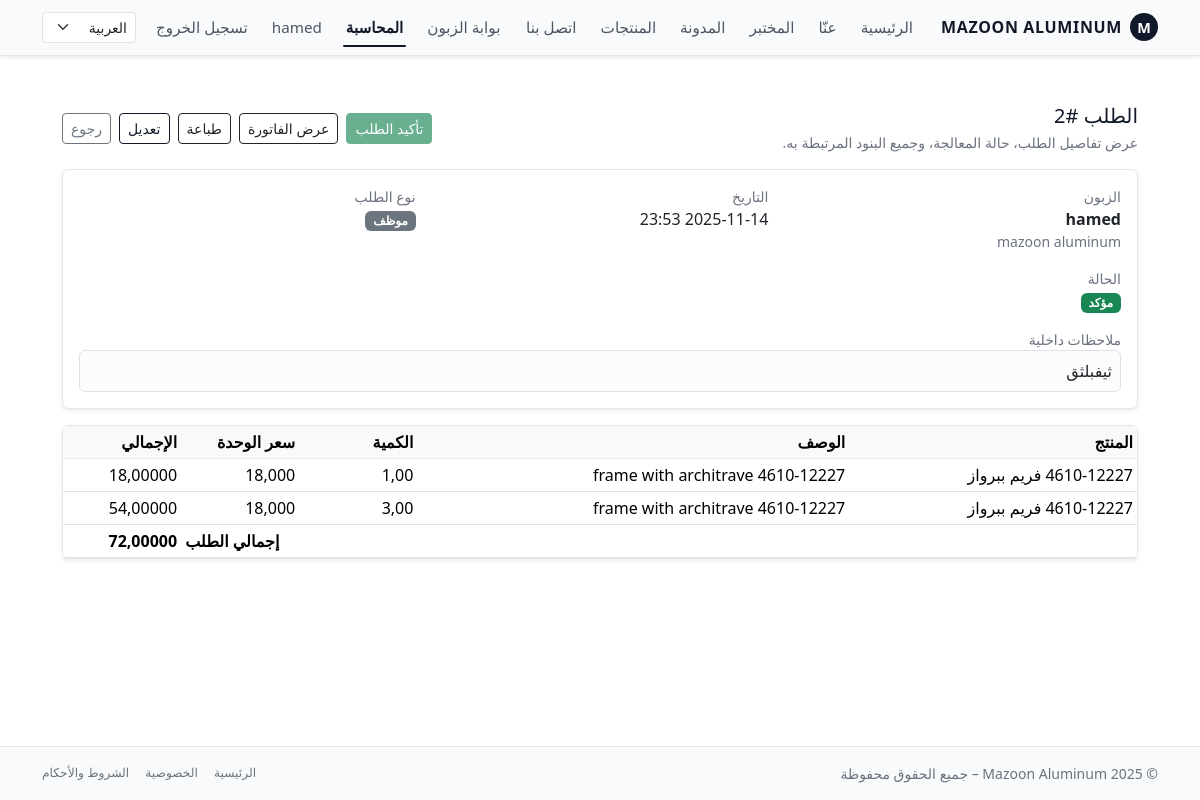
The app's page /ar/accounting/orders/2/ (signed in), older data.
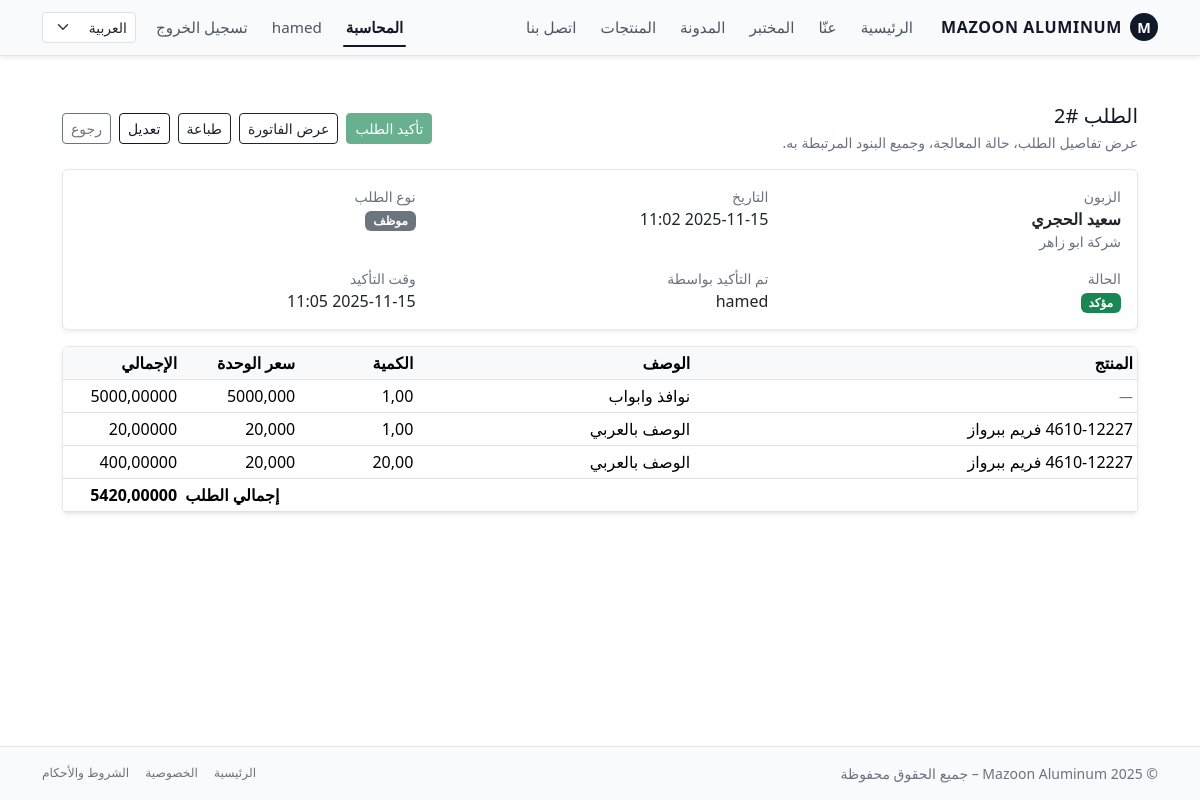
The same page, newer data.
### accounting/models.py (models this page shows, shortened)
class Order(models.Model):
    STATUS_DRAFT = "draft"
    STATUS_PENDING = "pending"      # طلب أونلاين ينتظر تأكيد موظف
    STATUS_CONFIRMED = "confirmed"  # تم التأكيد
    STATUS_CANCELLED = "cancelled"
    STATUS_CHOICES = [
        (STATUS_DRAFT, "مسودة"),
        (STATUS_PENDING, "بانتظار التأكيد"),
        (STATUS_CONFIRMED, "مؤكد"),
        (STATUS_CANCELLED, "ملغي"),
    ]
    customer = models.ForeignKey(
        Customer,
        on_delete=models.PROTECT,
        related_name="orders",
        verbose_name="الزبون",
    )
    created_by = models.ForeignKey(
        settings.AUTH_USER_MODEL,
        on_delete=models.SET_NULL,
        null=True,
        blank=True,
        related_name="orders_created",
        verbose_name="تم إدخاله بواسطة",
    )
    invoice = models.OneToOneField(
        "Invoice",
        on_delete=models.SET_NULL,
        null=True,
        blank=True,
        related_name="order",
        verbose_name="الفاتورة الناتجة",
    )
    status = models.CharField(
        max_length=20,
        choices=STATUS_CHOICES,
        default=STATUS_PENDING,
    )
    is_online = models.BooleanField(
        default=False,
        help_text="صحيح إذا كان الطلب تم من بوابة الزبون.",
    )
    created_at = models.DateTimeField(auto_now_add=True)
    confirmed_by = models.ForeignKey(
        settings.AUTH_USER_MODEL,
        on_delete=models.PROTECT,
        null=True,
        blank=True,
        related_name="confirmed_orders",
        verbose_name="تم تأكيده بواسطة",
    )
    confirmed_at = models.DateTimeField(null=True, blank=True)
    notes = models.TextField(blank=True, verbose_name="ملاحظات داخلية")
    class Meta:
        ordering = ("-created_at", "id")
    @property
    def total_amount(self) -> Decimal:
        return sum((item.subtotal for item in self.items.all()), Decimal("0"))

class Customer(models.Model):
    user = models.OneToOneField(
        settings.AUTH_USER_MODEL,
        on_delete=models.SET_NULL,
        null=True,
        blank=True,
        related_name="customer_profile",
        help_text="Optional: link to a Django user for portal access.",
    )
    name = models.CharField(max_length=255)
    phone = models.CharField(max_length=50, blank=True)
    email = models.EmailField(blank=True)
    company_name = models.CharField(max_length=255, blank=True)
    tax_number = models.CharField(
        max_length=50,
        blank=True,
        help_text="Optional: VAT / Tax ID if applicable.",
    )
    address = models.TextField(blank=True)
    created_at = models.DateTimeField(auto_now_add=True)
    class Meta:
        ordering = ("name", "id")

class OrderItem(models.Model):
    order = models.ForeignKey(
        Order,
        on_delete=models.CASCADE,
        related_name="items",
        verbose_name="الطلب",
    )
    product = models.ForeignKey(
        "website.Product",
        on_delete=models.PROTECT,
        verbose_name="المنتج",
        null=True,
        blank=True,
    )
    description = models.CharField(     # 👈 هذا الحقل الجديد
        max_length=255,
        blank=True,
        default="",                      # أنصح تضيف default عشان ما يسألك أثناء المايغريشن
        verbose_name="الوصف",
    )
    quantity = models.DecimalField(max_digits=10, decimal_places=2, default=1)
    unit_price = models.DecimalField(max_digits=10, decimal_places=3)
    @property
    def subtotal(self) -> Decimal:
        return self.quantity * self.unit_price

### website/models.py (models this page shows, shortened)
class TimeStampedModel(models.Model):
    created_at = models.DateTimeField(default=timezone.now, editable=False)
    updated_at = models.DateTimeField(auto_now=True)
    class Meta:
        abstract = True

class Product(TimeStampedModel):
    slug = models.SlugField(unique=True, max_length=200)
    name_ar = models.CharField(max_length=200)
    name_en = models.CharField(max_length=200, blank=True, null=True)
    description_ar = models.TextField(blank=True, null=True)
    description_en = models.TextField(blank=True, null=True)
    price = models.DecimalField(max_digits=10, decimal_places=2, default=0)
    is_active = models.BooleanField(default=True)
    image = models.ImageField(
        upload_to="products/",
        blank=True,
        null=True,
    )
    class Meta:
        ordering = ("name_ar",)
    def __str__(self):
        return self.name_ar

### accounting/views.py (the view)
# urls.py: path("orders/<int:pk>/", views.OrderDetailView.as_view(), name="order_detail"),
@method_decorator(accounting_staff_required, name="dispatch")
class OrderDetailView(DetailView):
    model = Order
    template_name = "accounting/orders/order_detail.html"
    context_object_name = "order"

### templates/accounting/orders/order_detail.html (shortened to what this page needs)
{% extends "base.html" %}
{% load i18n %}
{% block content %}
<div class="py-4">
  <div class="d-flex justify-content-between align-items-center mb-3">
    <div>
      <h1 class="h5 mb-1">
      </h1>
      <p class="text-muted small mb-0">
        {% trans "عرض تفاصيل الطلب، حالة المعالجة، وجميع البنود المرتبطة به." %}
      </p>
    </div>
    <div class="d-flex gap-2">
      <form method="post" action="{% url 'accounting:order_confirm' order.pk %}">
        <button type="submit" class="btn btn-sm btn-success"
                {% if order.status == order.STATUS_CONFIRMED %}disabled{% endif %}>
          {% trans "تأكيد الطلب" %}
        </button>
      </form>
      {% if order.invoice %}
        <a href="{% url 'accounting:invoice_detail' number=order.invoice.number %}"
           class="btn btn-sm btn-outline-dark">
          {% trans "عرض الفاتورة" %}
        </a>
      {% endif %}
     <a href="{% url 'accounting:order_print' order.pk %}"
       class="btn btn-sm btn-outline-dark"
       target="_blank">
      {% trans "طباعة" %}
    </a>
      <a href="{% url 'accounting:order_update' order.pk %}" class="btn btn-sm btn-outline-primary">
        {% trans "تعديل" %}
      </a>
      <a href="{% url 'accounting:order_list' %}" class="btn btn-sm btn-outline-secondary">
        {% trans "رجوع" %}
      </a>
    </div>
  </div>
  <div class="card border-0 shadow-sm mb-3">
    <div class="card-body">
      <div class="row g-3">
        <div class="col-md-4">
          <div class="text-muted small">{% trans "الزبون" %}</div>
          <div class="fw-semibold">{{ order.customer.name }}</div>
          {% if order.customer.company_name %}
            <div class="text-muted small">{{ order.customer.company_name }}</div>
          {% endif %}
        </div>
        <div class="col-md-4">
          <div class="text-muted small">{% trans "التاريخ" %}</div>
          <div>{{ order.created_at|date:"Y-m-d H:i" }}</div>
        </div>
        <div class="col-md-4">
          <div class="text-muted small">{% trans "نوع الطلب" %}</div>
          <div>
            {% if order.is_online %}
              <span class="badge bg-mazoon-accent text-dark">
                {% trans "أونلاين" %}
              </span>
            {% else %}
              <span class="badge bg-secondary">
                {% trans "موظف" %}
              </span>
            {% endif %}
          </div>
        </div>
        <div class="col-md-4">
          <div class="text-muted small">{% trans "الحالة" %}</div>
          <div>
            {% if order.status == order.STATUS_CONFIRMED %}
              <span class="badge bg-success">{% trans "مؤكد" %}</span>
            {% elif order.status == order.STATUS_PENDING %}
              <span class="badge bg-warning text-dark">{% trans "بانتظار التأكيد" %}</span>
            {% elif order.status == order.STATUS_CANCELLED %}
              <span class="badge bg-danger">{% trans "ملغي" %}</span>
            {% else %}
              <span class="badge bg-secondary">{% trans "مسودة" %}</span>
            {% endif %}
          </div>
        </div>
        {% if order.confirmed_by %}
          <div class="col-md-4">
            <div class="text-muted small">{% trans "تم التأكيد بواسطة" %}</div>
            <div>{{ order.confirmed_by.get_full_name|default:order.confirmed_by.username }}</div>
          </div>
          <div class="col-md-4">
            <div class="text-muted small">{% trans "وقت التأكيد" %}</div>
            <div>{{ order.confirmed_at|date:"Y-m-d H:i" }}</div>
          </div>
        {% endif %}
        {% if order.notes %}
          <div class="col-12">
            <div class="text-muted small">{% trans "ملاحظات داخلية" %}</div>
            <div class="border rounded p-2 bg-light-subtle">
              {{ order.notes|linebreaksbr }}
            </div>
          </div>
        {% endif %}
      </div>
    </div>
  </div>
  <div class="card border-0 shadow-sm">
    <div class="card-body p-0">
      <div class="table-responsive">
        <table class="table table-sm mb-0 invoice-items-table align-middle">
          <thead class="table-light">
            <tr>
              <th>{% trans "المنتج" %}</th>
              <th>{% trans "الوصف" %}</th>
              <th class="qty-col text-nowrap">{% trans "الكمية" %}</th>
              <th class="price-col text-nowrap">{% trans "سعر الوحدة" %}</th>
              <th class="total-col text-nowrap">{% trans "الإجمالي" %}</th>
            </tr>
          </thead>
          <tbody>
          {% for item in order.items.all %}
            <tr>
              <td>
                {% if item.product %}
                  {{ item.product }}
                {% else %}
                  <span class="text-muted small">—</span>
                {% endif %}
              </td>
              <td>{{ item.description }}</td>
              <td class="text-nowrap">{{ item.quantity }}</td>
              <td class="text-nowrap">{{ item.unit_price }}</td>
              <td class="text-nowrap">{{ item.subtotal }}</td>
            </tr>
          {% empty %}
            <tr>
              <td colspan="5" class="text-center text-muted py-3">
                {% trans "لا توجد بنود في هذا الطلب." %}
              </td>
            </tr>
          {% endfor %}
          </tbody>
          <tfoot>
            <tr>
              <th colspan="4" class="text-end">
                {% trans "إجمالي الطلب" %}
              </th>
              <th class="text-nowrap">{{ order.total_amount }}</th>
            </tr>
          </tfoot>
        </table>
      </div>
    </div>
  </div>
</div>
{% endblock %}

### templates/base.html (shortened to what this page needs)
{% load static i18n %}
<!doctype html>
<html lang="{{ LANGUAGE_CODE }}" dir="{% if LANGUAGE_CODE == 'ar' %}rtl{% else %}ltr{% endif %}" data-bs-theme="light">
<head>
    {% if LANGUAGE_CODE == "ar" %}
        <link
            href="https://cdn.jsdelivr.net/npm/bootstrap@5.3.8/dist/css/bootstrap.rtl.min.css"
            rel="stylesheet"
        />
    {% else %}
        <link
            href="https://cdn.jsdelivr.net/npm/bootstrap@5.3.8/dist/css/bootstrap.min.css"
            rel="stylesheet"
        />
    {% endif %}
    <link rel="stylesheet" href="{% static 'css/style.css' %}"/>
</head>
<body class="bg-body text-body d-flex flex-column min-vh-100">
<nav class="navbar navbar-expand-lg navbar-light mazoon-navbar shadow-sm">
    <div class="container">
        <a class="navbar-brand fw-bold d-flex align-items-center gap-2" href="{% url 'home' %}">
            <span class="brand-mark rounded-circle d-inline-flex align-items-center justify-content-center">
                M
            </span>
            <span class="brand-text">Mazoon Aluminum</span>
        </a>
        <div class="collapse navbar-collapse" id="mainNavbar">
            <ul class="navbar-nav me-auto mb-2 mb-lg-0 main-nav-links">
                <li class="nav-item">
                    <a class="nav-link {% if request.resolver_match.url_name == 'home' %}active{% endif %}"
                       href="{% url 'home' %}">{% trans "الرئيسية" %}</a>
                </li>
                <li class="nav-item">
                    <a class="nav-link {% if request.resolver_match.url_name == 'about' %}active{% endif %}"
                       href="{% url 'about' %}">{% trans "عنّا" %}</a>
                </li>
                <li class="nav-item">
                    <a class="nav-link {% if request.resolver_match.url_name == 'lab' %}active{% endif %}"
                       href="{% url 'lab' %}">{% trans "المختبر" %}</a>
                </li>
                <li class="nav-item">
                    <a class="nav-link {% if request.resolver_match.url_name == 'blog_list' or request.resolver_match.url_name == 'blog_detail' %}active{% endif %}"
                       href="{% url 'blog_list' %}">{% trans "المدونة" %}</a>
                </li>
                <li class="nav-item">
                    <a class="nav-link {% if request.resolver_match.url_name == 'product_list' %}active{% endif %}"
                       href="{% url 'product_list' %}">{% trans "المنتجات" %}</a>
                </li>
                <li class="nav-item">
                    <a class="nav-link {% if request.resolver_match.url_name == 'contact' %}active{% endif %}"
                       href="{% url 'contact' %}">{% trans "اتصل بنا" %}</a>
                </li>
            </ul>
            <ul class="navbar-nav ms-auto mb-2 mb-lg-0 align-items-center top-right-links">
                {% if user.is_authenticated and user.customer_profile %}
                    <li class="nav-item">
                        <a class="nav-link {% if request.resolver_match.namespace == 'portal' %}active{% endif %}"
                           href="{% url 'portal:dashboard' %}">
                            بوابة الزبون
                        </a>
                    </li>
                {% endif %}
                {% if user.is_authenticated and user.is_staff %}
                    <li class="nav-item">
                        <a class="nav-link {% if request.resolver_match.namespace == 'accounting' %}active{% endif %}"
                           href="{% url 'accounting:dashboard' %}">
                            المحاسبة
                        </a>
                    </li>
                {% endif %}
                {% if user.is_authenticated %}
                    <li class="nav-item d-none d-lg-block">
                        <span class="nav-link small text-muted">
                            {{ user.username }}
                        </span>
                    </li>
                    <li class="nav-item">
                        <form action="{% url 'logout' %}" method="post" class="d-inline">
                            <button type="submit" class="nav-link btn btn-link p-0 nav-link-btn">
                                {% trans "تسجيل الخروج" %}
                            </button>
                        </form>
                    </li>
                {% endif %}
                <li class="nav-item ms-2">
                    <form action="{% url 'set_language' %}" method="post" class="d-flex">
                        <select name="language" class="form-select form-select-sm lang-switcher"
                                onchange="this.form.submit()">
                            <option value="ar" {% if LANGUAGE_CODE == 'ar' %}selected{% endif %}>العربية</option>
                        </select>
                    </form>
                </li>
            </ul>
        </div>
    </div>
</nav>
<main class="py-4 flex-grow-1">
    <div class="container">
        {% block content %}{% endblock %}
    </div>
</main>
<footer class="mazoon-footer border-top py-3 mt-auto">
    <div class="container d-flex flex-column flex-md-row justify-content-between align-items-center text-muted small gap-2">
        <div>
            &copy; {% now "Y" %} Mazoon Aluminum – {% trans "جميع الحقوق محفوظة" %}
        </div>
        <div class="d-flex gap-3">
            <a href="{% url 'home' %}" class="link-secondary text-decoration-none small">{% trans "الرئيسية" %}</a>
            <a href="#" class="link-secondary text-decoration-none small">{% trans "الخصوصية" %}</a>
            <a href="#" class="link-secondary text-decoration-none small">{% trans "الشروط والأحكام" %}</a>
        </div>
    </div>
</footer>
</body>
</html>

Row changes from the older to the newer data that the page shows:
changed Order "الطلب #2": customer.name "hamed" → "سعيد الحجري"; customer.company_name "mazoon aluminum" → "شركة ابو زاهر"; created_at "2025-11-14 23:53" → "2025-11-15 11:02"; confirmed_by_id empty → 2 (drawn); confirmed_by.get_full_name (not shown) → "hamed"; confirmed_at (not shown) → "2025-11-15 11:05"; total_amount "72,00000" → "5420,00000"; notes "ثيفبلثق" → (not shown)
changed OrderItem: description "4610-12227 frame with architrave" → "نوافذ وابواب"; unit_price "18,000" → "5000,000"; subtotal "18,00000" → "5000,00000"; product "4610-12227 فريم ببرواز" → (not shown); now shows "—"
changed OrderItem (number 2 of 3 on the later page): description "4610-12227 frame with architrave" → "الوصف بالعربي"; quantity "3,00" → "1,00"; unit_price "18,000" → "20,000"; subtotal "54,00000" → "20,00000"
now on this page (row edited): OrderItem: product "4610-12227 فريم ببرواز", description "الوصف بالعربي", quantity "20,00", unit_price "20,000", subtotal "400,00000"
Text that changed along with them:
text no longer shown: "بوابة الزبون ملاحظات داخلية"
text now shown: "تم التأكيد بواسطة وقت التأكيد"
